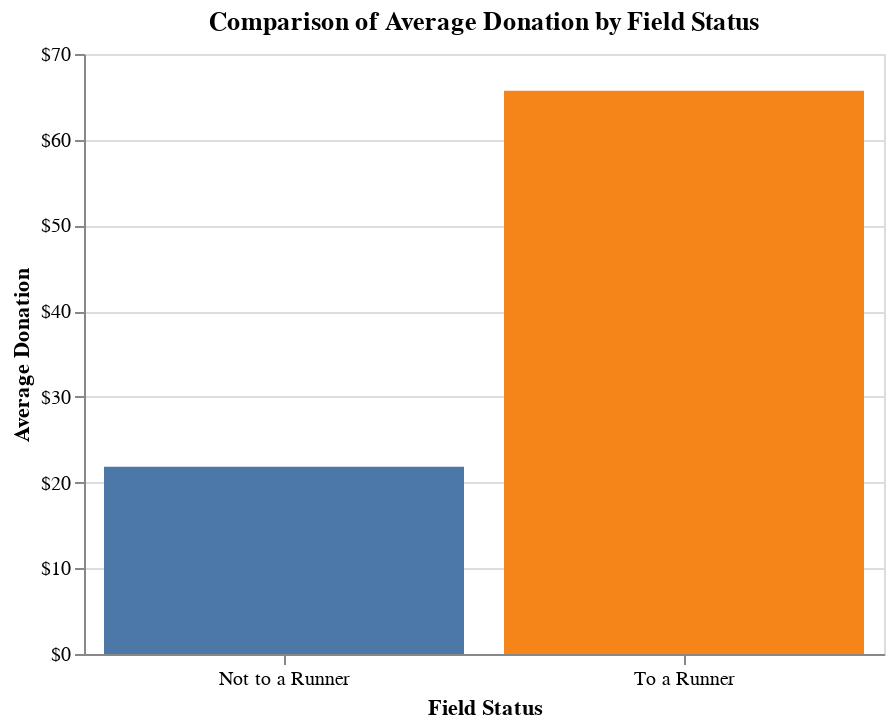

The code cell stored with this chart in its notebook:
### Markdown cell above
Let's investigate if knowing someone in the race affects donor behaviour.

Below is the comparison between average donation to a runner and average general donation. Donation to a runner is generally triple than general donation.

### Code cell
# Step 1: Add a helper column indicating whether 'Field' is null or not
donations['Field Status'] = np.where(donations['Fundraiser first name'].isnull(), 'Not to a Runner', 'To a Runner')

# Step 2: Create the Altair chart
donor_behaviour_chart = alt.Chart(donations).mark_bar().encode(
    x=alt.X('Field Status:N', title='Field Status',axis=alt.Axis(labelAngle=0)),  # 'N' indicates nominal (categorical) data
    y=alt.Y('average(Donated):Q', 
            title='Average Donation',
            axis=alt.Axis(format='$,.0f')  # Format as dollar values
    ),
    color=alt.Color('Field Status:N', legend=None)  # Optional: Color bars by status
).properties(
    title='Comparison of Average Donation by Field Status',
    width=400
)

# Display the chart
donor_behaviour_chart

### Figure 1 — Vega-Lite specification as saved in the notebook (floating-point values rounded to 4 significant figures; data arrays with more than 128 entries replaced by an {"elided": "..."} marker saying what was removed)
{"config": {"view": {"continuousWidth": 300, "continuousHeight": 300}}, "data": {"name": "data-690b5019c0ba4c2f768c4ac27af48d8d"}, "mark": {"type": "bar"}, "encoding": {"color": {"field": "Field Status", "legend": null, "type": "nominal"}, "x": {"axis": {"labelAngle": 0}, "field": "Field Status", "title": "Field Status", "type": "nominal"}, "y": {"aggregate": "average", "axis": {"format": "$,.0f"}, "field": "Donated", "title": "Average Donation", "type": "quantitative"}}, "title": "Comparison of Average Donation by Field Status", "width": 400, "$schema": "https://vega.github.io/schema/vega-lite/v5.20.1.json", "datasets": {"data-690b5019c0ba4c2f768c4ac27af48d8d": {"elided": "270 records"}}}
